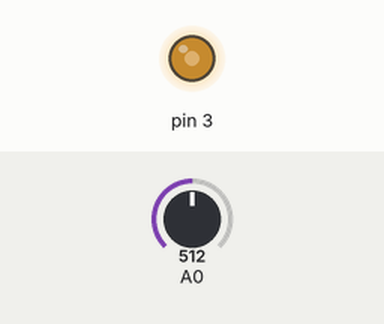
A sketch run on a simulated Arduino Uno, built with avr-gcc and run on an emulated ATmega328P. Shown: output pins drawn as LEDs (lit = HIGH). Inputs (shaded band) come from the test bench; at power-on: A0 = 512.

Above: at 1.2 s.
1.3 s: A0 set to 716
At 2.1 s:
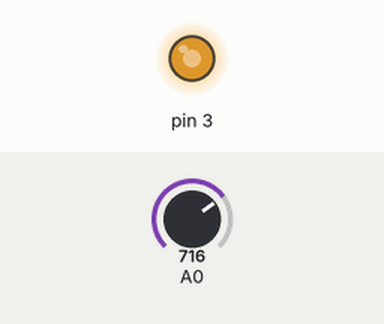
2.8 s: A0 set to 900
At 3.4 s:
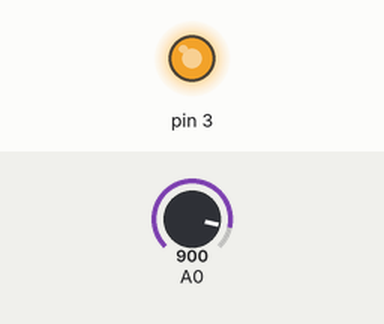
4.3 s: A0 set to 122
At 4.7 s:
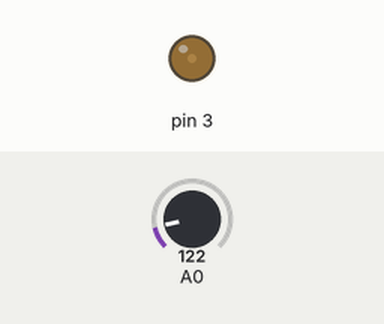
5.8 s: A0 set to 0
At 7.2 s:
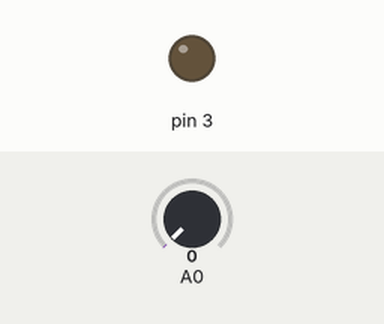
Timing chart, 0 to 8.3 s (numbered marks = the images above; inputs shaded):
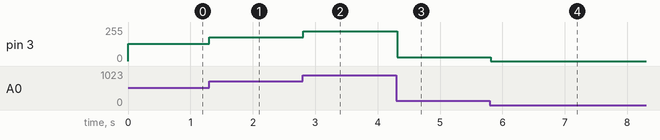

Measured:
- after the input at 1.3 s, pin 3: 128/255 → 179/255 at once
- after the input at 2.8 s, pin 3: 179/255 → 225/255 at once
- after the input at 4.3 s, pin 3: 225/255 → 30/255 at once
- after the input at 5.8 s, pin 3: 30/255 → 0/255 at once

The sketch:

Led_Dimming_feb07b.ino
```cpp
void setup() {
  // put your setup code here, to run once:
   pinMode(3,OUTPUT);
}

void loop() {
  // put your main code here, to run repeatedly:
  int sensorValue = analogRead(A0);
  analogWrite(3,sensorValue/4);
  delay(50);
}
```
